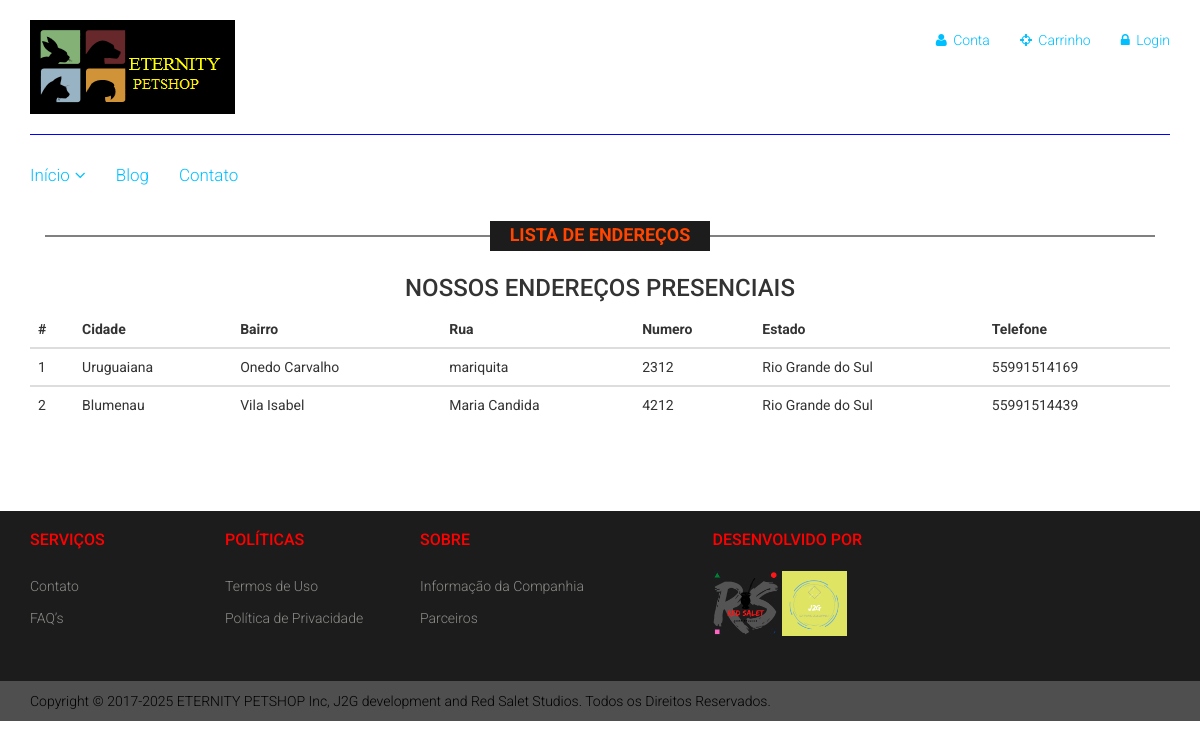
The page /Listar/Contato.php on the database its author committed.
### tables this page shows
CREATE TABLE endereco (
    idEndereco int(11) NOT NULL auto_increment,
    bairro varchar(45) NOT NULL,
    rua varchar(45) NOT NULL,
    numero varchar(45) NOT NULL,
    cidadeId int NULL,
    estadoID int NULL,
    telefone varchar(20) NOT NULL,
     
    PRIMARY KEY (idEndereco),
    CONSTRAINT fk_EnderecoCidade FOREIGN KEY (cidadeId) REFERENCES cidade(idCidade),
   CONSTRAINT fk_EnderecoEstado FOREIGN KEY (estadoId) REFERENCES estado(idEstado)
     
)CHARSET=utf8;

CREATE TABLE cidade(
    idCidade int(11) NOT NULL auto_increment,
    nome varchar(45) NOT NULL,
    idEstado int,
    PRIMARY KEY (idCidade)
     
)CHARSET=utf8;

CREATE TABLE estado(
    idEstado int(11) NOT NULL auto_increment,
    nome varchar(45) NOT NULL,
    UF char(2) NOT NULL,
    idPais int,
    PRIMARY KEY (idEstado),
    CONSTRAINT fk_Pais FOREIGN KEY (idPais) REFERENCES pais(idPais)
)CHARSET=utf8;

### Listar/tabelaEndereco.php (the view)
<?php
include("../conexao/conexao.php");
$sql = "SELECT en.idEndereco,c.nome as cidade, en.bairro, en.rua, en.numero, en.telefone as telefone, est.nome as estado
		FROM endereco AS en
		JOIN cidade AS c ON en.cidadeId = c.idCidade
		JOIN estado AS est ON en.estadoId = est.idEstado
      --  JOIN pais AS pa ON en.idPais = pa.idPais
      ORDER BY idEndereco;";
$resultado = mysqli_query($conn,$sql);
?>
<div class="table-responsive">
<table class="table">
   <thead class="thead-dark">
      <tr>
         <th scope="col">#</th>
         <th scope="col">Cidade</th>
         <th scope="col">Bairro</th>
         <th scope="col">Rua</th>
         <th scope="col">Numero</th>
         <th scope="col">Estado</th>
         <th scope="col">Telefone</th>
      </tr>
   </thead>
   <?php
      while($dado = mysqli_fetch_array($resultado)){ ?>
   <tbody>
      <tr>
         <td><?php echo $dado["idEndereco"] ;?></td>
         <td><?php echo $dado["cidade"] ;?></td>
         <td><?php echo $dado["bairro"] ;?></td>
         <td><?php echo $dado["rua"] ;?></td>
         <td><?php echo $dado["numero"] ;?></td>
         <td><?php echo $dado["estado"] ;?></td>
         <td><?php echo $dado["telefone"] ;?></td>
   </tbody>
   <?php
      }
      ?>
</table>
</div>

### Listar/Contato.php (shortened to what this page needs)
<?php
   include("../conexao/conexao.php");
   ?>
<!DOCTYPE html>
<html lang="pt-br">
   <head>
      <link href="../css/bootstrap.min.css" rel="stylesheet">
      <link href="../css/font-awesome.min.css" rel="stylesheet">
      <link href="../css/main.css" rel="stylesheet">
      <link href="../css/responsive.css" rel="stylesheet">
      <link href="../css/photos.css" rel="stylesheet">
   </head>
   <body>
      <?php include("../Header/header.php"); ?>
      <section>
         <div class="container">
            <div class="row">
               <div class="col-sm-12">
                  <div class="blog-post-area">
                     <h2 class="title text-center">Lista de Endereços</h2>
                     <h3 style="text-align:center;text-transform:uppercase;">Nossos endereços presenciais</h3>
                     <div class="single-blog-post">
                        <?php
                           include("tabelaEndereco.php");
                           ?>
                     </div>
                  </div>
                  <div class="socials-share">
                  </div>
               </div>
            </div>
         </div>
      </section>
      <?php include("../Footer/footer.php"); ?>
   </body>
</html>

### Header/header.php (shortened to what this page needs)
<header id="header">
    <div class="header-middle">
        <div class="container">
            <div class="row">
                <div class="col-sm-4">
                    <div class="logo pull-left">
                        <a href="../Index/index.php"><img src="../imagens/home/logo.png" alt="" /></a>
                    </div>
                </div>
                <div class="col-sm-8">
                    <div class="shop-menu pull-right">
                        <ul class="nav navbar-nav">
                            <li>
                                <a href="#"><i class="fa fa-user"></i> Conta</a>
                            </li>
                            <li>
                                <a href="checkout.html"><i class="fa fa-crosshairs"></i> Carrinho</a>
                            </li>
                            <li>
                                <a href="../Login/loginIndex.php"><i class="fa fa-lock"></i> Login</a>
                            </li>
                        </ul>
                    </div>
                </div>
            </div>
        </div>
    </div>
    <div class="header-bottom">
        <div class="container">
            <div class="row">
                <div class="col-sm-9">
                    <div class="mainmenu pull-left">
                        <ul class="nav navbar-nav collapse navbar-collapse">
                            <li class="dropdown">
                                <a href="../Index/index.php">Início<i class="fa fa-angle-down"></i></a>
                            </li>
                            <li><a href="../Blog/blog.php">Blog</a></li>
                            <li><a href="../Listar/contato.php">Contato</a></li>
                        </ul>
                    </div>
                </div>
            </div>
        </div>
    </div>
</header>

### Footer/footer.php
<footer id="footer">
    <div class="footer-widget">
        <div class="container">
            <div class="row">
                <div class="col-sm-2">
                    <div class="single-widget">
                        <h2>Serviços</h2>
                        <ul class="nav nav-pills nav-stacked">
                            <li><a href="#">Contato</a></li>
                            <li><a href="#">FAQ’s</a></li>
                        </ul>
                    </div>
                </div>
                <div class="col-sm-2">
                    <div class="single-widget">
                        <h2>Políticas</h2>
                        <ul class="nav nav-pills nav-stacked">
                            <li><a href="#">Termos de Uso</a></li>
                            <li><a href="#">Política de Privacidade</a></li>
                        </ul>
                    </div>
                </div>
                <div class="col-sm-2">
                    <div class="single-widget">
                        <h2>Sobre</h2>
                        <ul class="nav nav-pills nav-stacked">
                            <li><a href="#">Informação da Companhia</a></li>
                            <li><a href="#">Parceiros</a></li>
                        </ul>
                    </div>
                </div>
                <div class="col-sm-3 col-sm-offset-1">
                    <div class="single-widget">
                        <h2>Desenvolvido Por</h2>
                        <figure class="photo">
                            <a href="https://github.com/jocelinoFG017"><img src="../imagens/parceiros/gameStudio.png" alt="" /></a>
                            <a href="https://github.com/jocelinoFG017"><img src="../imagens/parceiros/softwareDev.png" alt="" /></a>
                        </figure>
                    </div>
                </div>
            </div>
        </div>
    </div>
    <div class="footer-bottom">
        <div class="container">
            <div class="row">
                <p class="pull-left">Copyright © 2017-<?php echo DATE('Y')?> ETERNITY PETSHOP Inc, J2G development and Red Salet Studios. Todos os Direitos Reservados.</p>
            </div>
        </div>
    </div>
</footer>

### css/main.css (style rules this page uses)
body { font-family: 'Roboto', sans-serif; background: white; position: relative; font-weight:400px; }
ul li { list-style: none; }
a { -webkit-transition: 300ms; -moz-transition: 300ms; -o-transition: 300ms; transition: 300ms; }
h1, h2, h3, h4, h5, h6 { font-family: 'Roboto', sans-serif; }
.header-middle .container .row { border-bottom: 1px solid blue; margin-left: 0; margin-right: 0; padding-bottom: 20px; padding-top: 20px; }
.header-middle .container .row .col-sm-4 { padding-left: 0; }
.header-middle .container .row .col-sm-8 { padding-right:0; }
.shop-menu ul li { display:inline-block; padding-left: 15px; padding-right: 15px; }
.shop-menu ul li:last-child { padding-right: 0; }
.shop-menu ul li a { color: #00BFFF; font-family: 'Roboto', sans-serif; font-size: 14px; font-weight: 300; padding:0; padding-right: 0; margin-top: 10px; }
.shop-menu ul li a i { margin-right:3px; }
.header-bottom { padding-bottom: 30px; padding-top: 30px; }
.navbar-collapse.collapse { padding-left: 0; }
.mainmenu ul li { padding-right: 15px; padding-left: 15px; }
.mainmenu ul li:first-child { padding-left: 0px; }
.mainmenu ul li a { color: #00BFFF; font-family: 'Roboto', arial; font-size: 17px; font-weight: 300; padding: 0; padding-bottom: 10px; }
.fa-angle-down { padding-left: 5px; }
#footer { background: #1C1C1C; }
.footer-widget { margin-bottom: 45px; }
.single-widget h2 { color: red; font-family: 'Roboto', sans-serif; font-size: 16px; font-weight: 500; margin-bottom: 22px; text-transform: uppercase; }
.single-widget ul li a { color: #8C8C88; font-family: 'Roboto', sans-serif; font-size: 14px; font-weight: 300; padding: 5px 0; }
.footer-bottom { background: #4F4F4F; padding-top: 10px; }
.footer-bottom p { color: black; font-family: 'Roboto', sans-serif; font-weight: 300; margin-left: 15px; }
.left-sidebar h2:after, h2.title:after { content: " "; position: absolute; border: 1px solid gray; bottom:8px; left: 0; width: 100%; height: 0; z-index: -2; }
h2.title:before { content: " "; position: absolute; background:#1C1C1C; bottom: -6px; width: 220px; height: 30px; z-index: -1; left: 50%; margin-left: -110px; }
h2.title { color: #FF4500; font-family: 'Roboto', sans-serif; font-size: 18px; font-weight: 700; margin: 0 15px; text-transform: uppercase; margin-bottom: 30px; position: relative; }
.socials-share { margin-bottom: 30px; margin-top: 18px; }

### css/photos.css (style rules this page uses)
.photo img { height: 10%; width: 25%; }

### rows shown on the page
endereco: idEndereco "1", cidadeId.nome "Uruguaiana", bairro "Onedo Carvalho", rua "mariquita", numero "2312", estadoID.nome "Rio Grande do Sul", telefone "55991514169"
endereco: idEndereco "2", cidadeId.nome "Blumenau", bairro "Vila Isabel", rua "Maria Candida", numero "4212", estadoID.nome "Rio Grande do Sul", telefone "55991514439"

### other values the page prints
DATE('Y') "2025"
